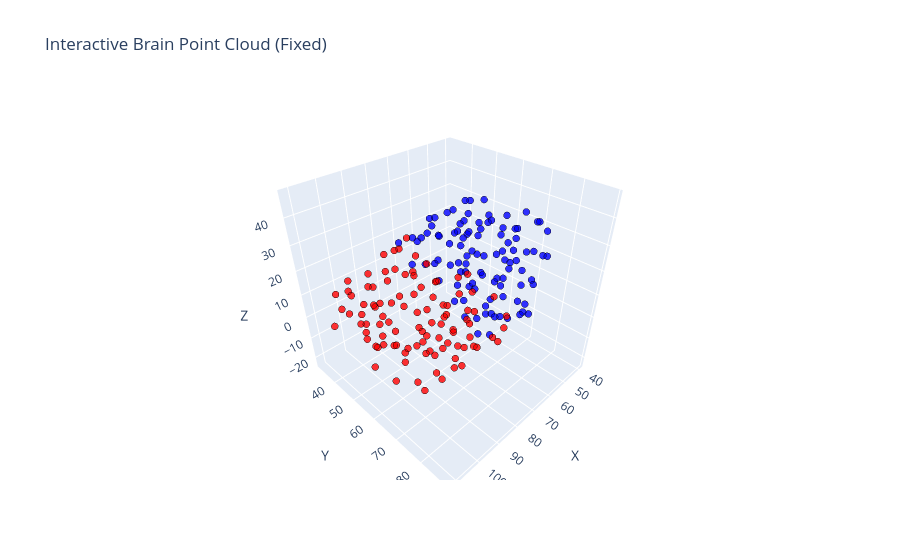

The code cell stored with this chart in its notebook:
### Markdown cell above
### Rotate point cloud

### Code cell
from src.data.transformations import random_rotation

rotated_data = random_rotation(raw_data[0].clone())
# Your [200,3] tensor
pc = rotated_data.x.cpu().numpy()  # Ensure numpy

# Colors & indices as arrays
colors = np.array(['blue'] * 100 + ['red'] * 100)
customdata = np.arange(200)

fig = go.Figure(data=[go.Scatter3d(
    x=pc[:,0], y=pc[:,1], z=pc[:,2],
    mode='markers',
    marker=dict(size=4, color=colors, line=dict(width=0.5, color='black'), opacity=0.8),
    name='Left (blue) / Right (red)',
    hovertemplate='<b>Point %{customdata}</b><br>X: %{x:.3f}<br>Y: %{y:.3f}<br>Z: %{z:.3f}<extra></extra>',
    customdata=customdata  # ✅ np.array
)])

fig.update_layout(
    title="Interactive Brain Point Cloud (Fixed)",
    scene=dict(xaxis_title='X', yaxis_title='Y', zaxis_title='Z', aspectmode='cube')
)
fig.show()

### Figure 1 — Plotly figure (JSON) as saved in the notebook; plotly's stock layout.template omitted (floating-point values rounded to 4 significant figures; data arrays with more than 128 entries replaced by an {"elided": "..."} marker saying what was removed)
{"data": [{"customdata": {"elided": "200 int values"}, "hovertemplate": "<b>Point %{customdata}</b><br>X: %{x:.3f}<br>Y: %{y:.3f}<br>Z: %{z:.3f}<extra></extra>", "marker": {"color": {"elided": "200 str values"}, "line": {"color": "black", "width": 0.5}, "opacity": 0.8, "size": 4}, "mode": "markers", "name": "Left (blue) / Right (red)", "type": "scatter3d", "x": {"elided": "200 float values"}, "y": {"elided": "200 float values"}, "z": {"elided": "200 float values"}}], "layout": {"scene": {"aspectmode": "cube", "xaxis": {"title": {"text": "X"}}, "yaxis": {"title": {"text": "Y"}}, "zaxis": {"title": {"text": "Z"}}}, "title": {"text": "Interactive Brain Point Cloud (Fixed)"}}}
